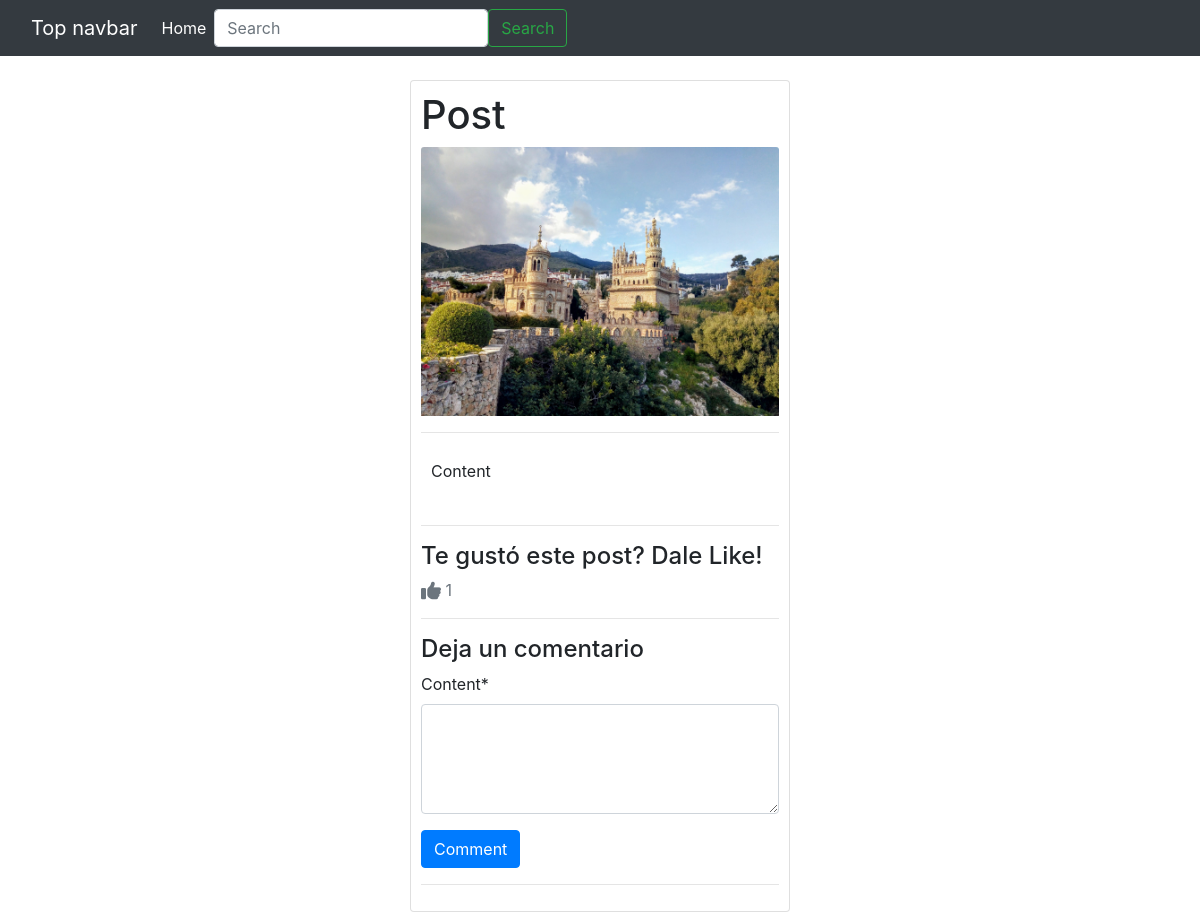
The app's page /d/ (signed in) with its own data.
### posts/models.py (models this page shows, shortened)
class Post(models.Model):
    title = models.CharField(max_length=100)
    content = models.TextField()
    thumbnail = models.ImageField(upload_to='media/')
    publish_date = models.DateTimeField(auto_now_add=True)
    last_updated = models.DateTimeField(auto_now=True)
    author = models.ForeignKey(User, on_delete=models.CASCADE)
    slug = models.SlugField()
    def get_like_url(self):
        return reverse("like", kwargs={
            'slug':self.slug
        })
    @property
    def get_like_count(self):
        return self.like_set.all().count()

### posts/views.py (the view, shortened to what this page needs)
# urls.py: path('<slug>/', PostDetailView.as_view(), name='detail'),
class PostDetailView(DetailView):
    model = Post
    def get_context_data(self, **kwargs):
        context = super().get_context_data(**kwargs)
        context.update({
            'form': CommentForm()
        })
        return context
    def get_object(self, **kwargs):
        object = super().get_object(**kwargs)
        PostView.objects.get_or_create(user=self.request.user, post=object)
        return object

### posts/forms.py
class CommentForm(forms.ModelForm):
    content = forms.CharField(required=True, widget=forms.Textarea(attrs={
        'rows': 4
   }))
    class Meta:
        model = Comment
        fields = ('content', )

### templates/posts/post_detail.html (shortened to what this page needs)
{% extends 'base.html' %} {% load crispy_forms_tags %} {% block content %}
<div class="row">
  <div class="col-4 offset-4">
    <div class="card" style="padding: 10px">
      <h1>{{object.title}}</h1>
      <img src="{{ object.thumbnail.url }}" class="card-img-top" alt="..." />
      <hr />
      <div style="padding: 10px">
        <p>{{ object.content }}</p>
      </div>
      <hr />
      <div>
        <h4>Te gustó este post? Dale Like!</h4>
        <a class="text-muted" href="{{ object.get_like_url }}">
          <i class="fas fa-thumbs-up fa-lg"></i>
          {{ object.get_like_count }}
        </a>
        <hr />
        {% if request.user.is_authenticated %}
        <h4>Deja un comentario</h4>
        <form method="POST">
          {% csrf_token %} {{form|crispy}}
          <button class="btn btn-primary" type="submit">Comment</button>
        </form>
        <hr />
         {% else %}
        <a href="{% url 'account_login' %}" class="btn btn-primary btn-block"
          >Login to comment
        </a>
        {% endif %}
      </div>
    </div>
  </div>
  {% endblock content %}

### records on screen
Post: title "Post", thumbnail (picture), content "Content", get_like_count "1"
